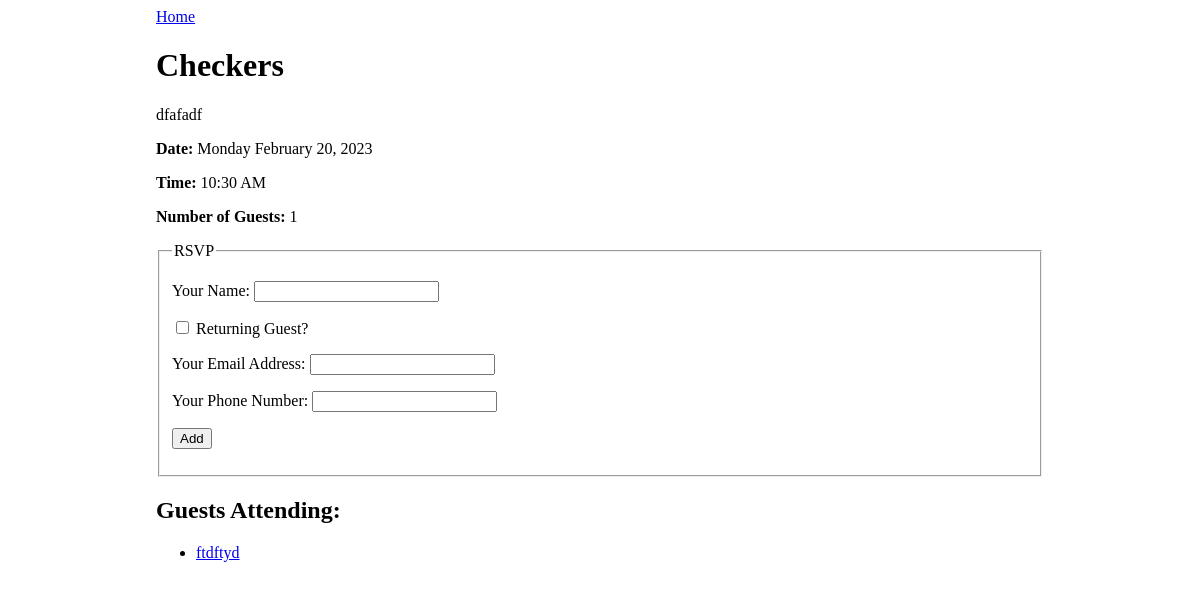
Before: /event/1 with the older database file.
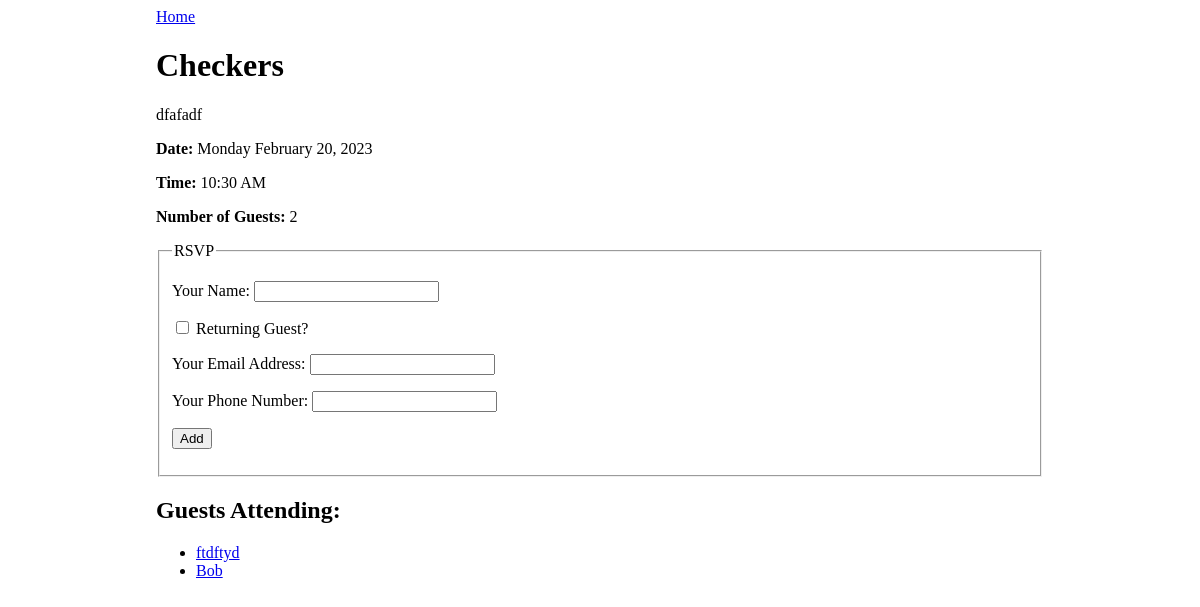
After: the same page with the newer database file.
### events_app/models.py (models this page shows, shortened)
class Guest(db.Model):
    __tablename__ = 'guest'
    id = db.Column(db.Integer, primary_key=True)
    name = db.Column(db.String(80))
    email = db.Column(db.String(80))
    phone = db.Column(db.String(20))
    events_attending = db.relationship("Event", secondary='event_guest', back_populates="guests")

### events_app/routes.py (the view)
@main.route('/event/<event_id>', methods=['GET'])
def event_detail(event_id):
    event = Event.query.get(event_id)
    return render_template('event_detail.html', event=event)

### events_app/templates/event_detail.html (shortened to what this page needs)
{% extends 'base.html' %}
{% block content %}
<a href="/">Home</a>
<h1>{{ event.title }}</h1>
<p>{{ event.description }}</p>
<p><strong>Date: </strong>{{ event.date_and_time.strftime(' %A %B %d, %Y') }}</p>
<p><strong>Time:</strong> {{ event.date_and_time.strftime('%H:%M %p') }}</p>
<p><strong>Number of Guests:</strong> {{ event.guests|length }}</p>
<form method="POST" action="{{ url_for('main.event_detail', event_id=event.id ) }}">
    <fieldset>
        <legend>RSVP</legend>
        <p>
            <label>
                Your Name:
                <input type="text" name="guest_name">
            </label>
        </p>
        <p>
            <label>
                <input type="checkbox" name="returning" onchange="returningGuestChanged(this.checked)">
                Returning Guest?
            </label>
        </p>
        <div id="new-guest">
            <p>
                <label>
                    Your Email Address:
                    <input type="email" name="email">
                </label>
            </p>
            <p>
                <label>
                    Your Phone Number:
                    <input type="phone" name="phone">
                </label>
            </p>
        </div>
        <p>
            <input type="submit" name="submit" value="Add">
        </p>
    </fieldset>
</form>
<h2>Guests Attending:</h2>
<ul>
    {% for guest in event.guests %}
        <li><a href="/guest/{{guest.id}}">{{ guest.name }}</a></li>
    {% endfor %}
</ul>
{% endblock %}

Changed rows visible on the page:
added Guest: name "Bob"
Other visible differences:
{{ event.guests|length }}: "1" → "2"
